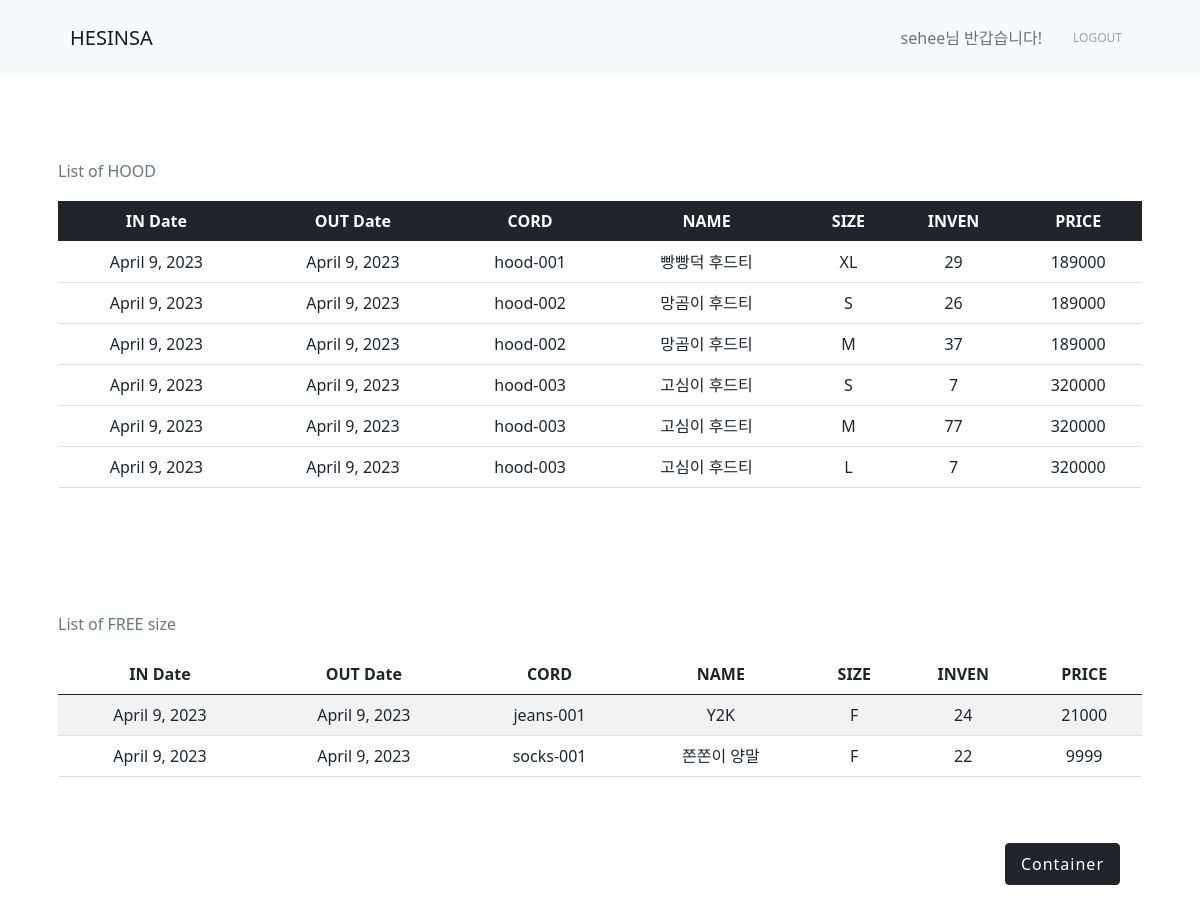
Page /index/ (signed in) on the committed database.
### product/models.py (models this page shows, shortened)
class Product(models.Model):
    codes = (
        ('hood-001', 'Hood ver.1'),
        ('hood-002', 'Hood ver.2'),
        ('hood-003', 'Hood ver.3'),
        ('jeans-001', 'Jeans'),
        ('socks-001', 'Socks'),
        ('bucket_hat-001', 'Bucket_hat')
    )
    code = models.CharField(choices=codes, max_length=30, verbose_name="상품 코드")
    NAMES = {
        'hood-001': '빵빵덕 후드티',
        'hood-002': '망곰이 후드티',
        'hood-003': '고심이 후드티',
        'jeans-001': 'Y2K',
        'socks-001': '쫀쫀이 양말',
        'bucket_hat-001': '네가 쓰면 등산객 내가 쓰면 패피'
    }
    name = models.CharField(max_length=50, verbose_name="상품명")
    description = models.TextField(verbose_name="상품 설명")
    price = models.IntegerField(verbose_name="가격")
    inventory = models.IntegerField(default=0, verbose_name="수량")
    input_date = models.DateField(auto_now=False, verbose_name="입고")
    output_date = models.DateField(auto_now=False, verbose_name="출고")
    sizes = (
        ('S', 'Small'),
        ('M', 'Medium'),
        ('L', 'Large'),
        ('XL', 'ExtraLarge'),
        ('F', 'Free'),
    )
    size = models.CharField(choices=sizes, max_length=2, verbose_name="사이즈")

### product/views.py (the view)
# urls.py: path('index/', views.index_view, name='index'),
@login_required
def index_view(request):
    if request.method == 'GET':
        product = Product.objects.filter(~Q(size='F'), inventory__gt=0).order_by('code', '-size')
        product_free = Product.objects.filter(inventory__gt=0, size='F').order_by('code')
        return render(request, 'product/index.html', {'product': product, 'product_free': product_free})

### templates/product/index.html (shortened to what this page needs)
{% extends 'base.html' %}
{% block content %}
    <div class="container timeline-container">
        <div class="row">
            <table class="table caption-top" style="margin-top: 40px; text-align: center;">
                <caption style="margin-bottom: 10px;">List of HOOD</caption>
                <thead class="table-dark" style="white-space: nowrap;">
                <tr>
                    <th scope="col">IN Date</th>
                    <th scope="col">OUT Date</th>
                    <th scope="col">CORD</th>
                    <th scope="col">NAME</th>
                    <th scope="col">SIZE</th>
                    <th scope="col">INVEN</th>
                    <th scope="col">PRICE</th>
                </tr>
                </thead>
                <tbody class="table-group-divider">
                {% for prod in product %}
                    <tr>
                        <td>{{ prod.input_date }}</td>
                        <td>{{ prod.output_date }}</td>
                        <td>{{ prod.code }}</td>
                        <td>{{ prod.name }}</td>
                        <td>{{ prod.size }}</td>
                        <td>{{ prod.inventory }}</td>
                        <td>{{ prod.price }}</td>
                    </tr>
                {% empty %}
                    <tr>
                        <td colspan="7" style="text-align: center; padding: 20px;">재고가 없습니다.</td>
                    </tr>
                {% endfor %}
                </tbody>
            </table>
            <table class="table table-striped caption-top" style="text-align: center;">
                <caption style="margin-bottom: 10px;">List of FREE size</caption>
                <thead style="white-space: nowrap;">
                <tr>
                    <th scope="col">IN Date</th>
                    <th scope="col">OUT Date</th>
                    <th scope="col">CORD</th>
                    <th scope="col">NAME</th>
                    <th scope="col">SIZE</th>
                    <th scope="col">INVEN</th>
                    <th scope="col">PRICE</th>
                </tr>
                </thead>
                <tbody>
                {% for prod_f in product_free %}
                    <tr>
                        <td>{{ prod_f.input_date }}</td>
                        <td>{{ prod_f.output_date }}</td>
                        <td>{{ prod_f.code }}</td>
                        <td>{{ prod_f.name }}</td>
                        <td>{{ prod_f.size }}</td>
                        <td>{{ prod_f.inventory }}</td>
                        <td>{{ prod_f.price }}</td>
                    </tr>
                {% empty %}
                    <tr>
                        <td colspan="7" style="text-align: center; padding: 20px;">재고가 없습니다.</td>
                    </tr>
                {% endfor %}
                </tbody>
            </table>
        </div>
        <div style="display: flex; flex-direction: row; flex-wrap: nowrap; align-items: center; float: right;">
            <a href="/cont/">
                <button type="button" class="btn btn-dark"
                        style="margin: 50px 10px; padding: 8px 15px; letter-spacing: 1px;">Container
                </button>
            </a>
        </div>
    </div>
{% endblock %}

### templates/base.html (shortened to what this page needs)
<!DOCTYPE html>
<html lang="en">
<head>
    <link href="https://cdn.jsdelivr.net/npm/bootstrap@5.0.0-beta3/dist/css/bootstrap.min.css" rel="stylesheet"
>
</head>
<body>
<nav class="navbar navbar-expand-lg navbar-light bg-light">
    <div class="container">
        <a class="navbar-brand" href="/index">HESINSA</a>
        <form class="form-inline my-2 my-lg-0">
            {% if not user.is_authenticated %}
                <ul class="navbar-nav mr-auto">
                    <li class="nav-item active">
                        <a class="nav-link" href="/sign-in"> Sign In <span class="sr-only"></span></a>
                    </li>
                    <li class="nav-item active">
                        <a class="nav-link" href="/sign-up"> Sign Up <span class="sr-only"></span></a>
                    </li>
                </ul>
            {% else %}
                <ul class="navbar-nav mr-auto">
                    <li class="nav-item disabled">
                        <span class="nav-link">
                            {{ user.username }}님 반갑습니다!
                        </span>
                    </li>
                    <li class="nav-item active">
                        <a class="nav-link" href="/logout" style="color:#a1a1a1; font-size:12px; margin-left: 15px;"> LOGOUT </a>
                    </li>
                </ul>
            {% endif %}
        </form>
    </div>
</nav>
{% block content %}
{% endblock %}
</body>
</html>

### templates/base.html (style rules this page uses)
.container { max-width: 1100px; width: 90%; padding: 10px; }
.timeline-container { margin-top: 25px }
.navbar-nav.mr-auto { display: flex; flex-direction: row; align-items: center; flex-wrap: nowrap; }

### rows in the picture
Product: input_date "April 9, 2023", output_date "April 9, 2023", code "hood-001", name "빵빵덕 후드티", size "XL", inventory "29", price "189000"
Product: input_date "April 9, 2023", output_date "April 9, 2023", code "hood-002", name "망곰이 후드티", size "S", inventory "26", price "189000"
Product: input_date "April 9, 2023", output_date "April 9, 2023", code "hood-002", name "망곰이 후드티", size "M", inventory "37", price "189000"
Product: input_date "April 9, 2023", output_date "April 9, 2023", code "hood-003", name "고심이 후드티", size "S", inventory "7", price "320000"
Product: input_date "April 9, 2023", output_date "April 9, 2023", code "hood-003", name "고심이 후드티", size "M", inventory "77", price "320000"
Product: input_date "April 9, 2023", output_date "April 9, 2023", code "hood-003", name "고심이 후드티", size "L", inventory "7", price "320000"
Product: input_date "April 9, 2023", output_date "April 9, 2023", code "jeans-001", name "Y2K", size "F", inventory "24", price "21000"
Product: input_date "April 9, 2023", output_date "April 9, 2023", code "socks-001", name "쫀쫀이 양말", size "F", inventory "22", price "9999"

### other values in the picture
{{ user.username }} "sehee"
